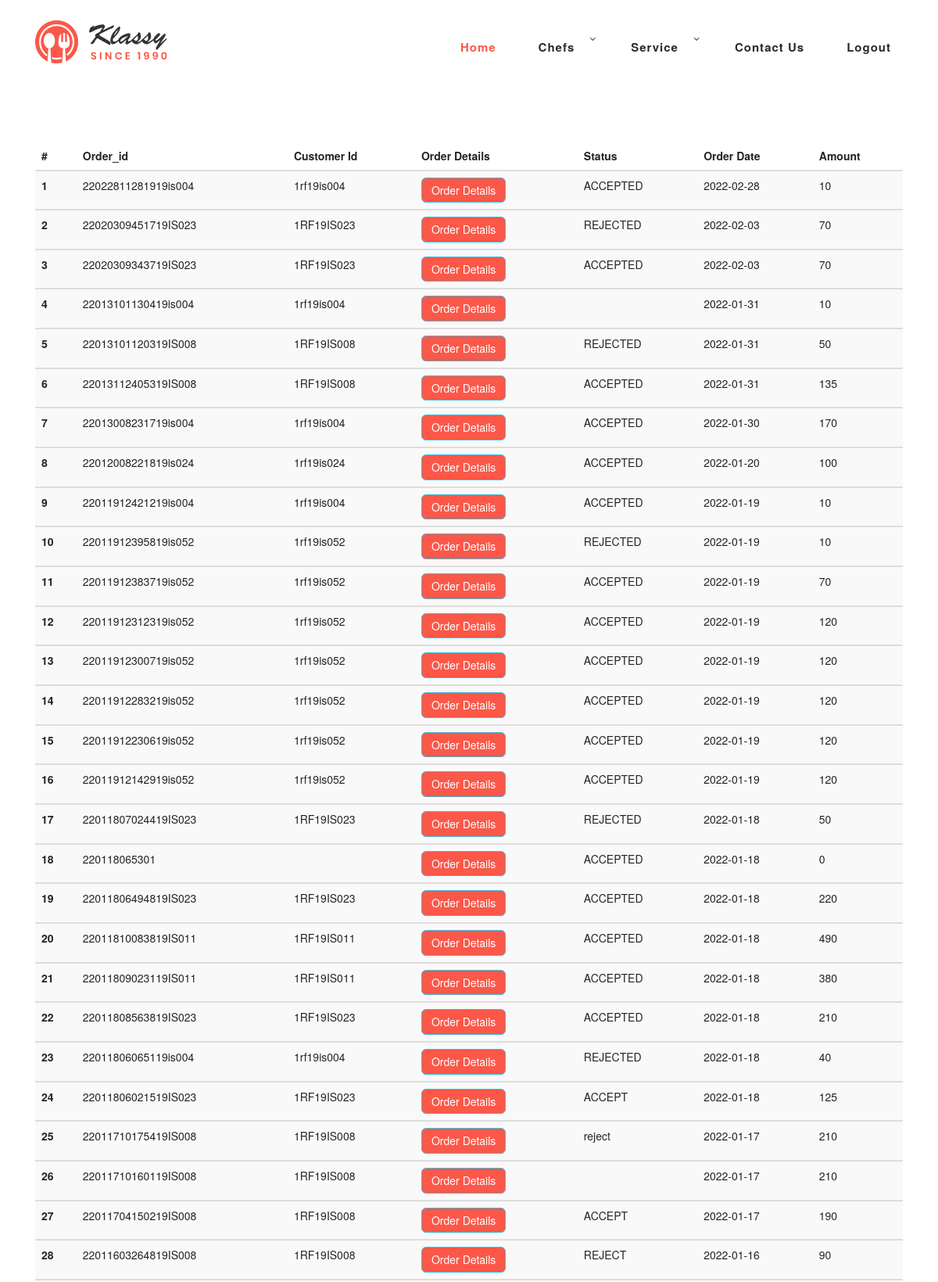
/AdminPage/admin_OD.php (upper part), run on the app's committed database.
### tables this page shows
CREATE TABLE `bill_info` (
  `BILL_NO` int(11) NOT NULL,
  `CUST_ID` varchar(20) NOT NULL,
  `ORD_ID` varchar(20) DEFAULT NULL,
  `ORD_TIME` time NOT NULL DEFAULT current_timestamp(),
  `DATE` date NOT NULL,
  `TOTAL_AMOUNT` int(11) DEFAULT NULL,
  `STATUS` varchar(10) NOT NULL
);

### AdminPage/admin_OD.php (the view, shortened to what this page needs)
<!DOCTYPE html>
<html lang="en">
  <head>
    <link rel="stylesheet" type="text/css" href="assets/css/bootstrap.min.css">
    <link rel="stylesheet" type="text/css" href="assets/css/font-awesome.css">
    <link rel="stylesheet" href="assets/css/templatemo-klassy-cafe.css">
    <link rel="stylesheet" href="assets/css/owl-carousel.css">
    <link rel="stylesheet" href="assets/css/lightbox.css">
    <link rel="stylesheet" href="https://maxcdn.bootstrapcdn.com/bootstrap/3.4.1/css/bootstrap.min.css">
    </head>
    <body>
    <header class="header-area header-sticky">
        <div class="container">
            <div class="row">
                <div class="col-12">
                    <nav class="main-nav">
                        <a href="index.php" class="logo">
                            <img src="assets/images/klassy-logo.png" align="Klassy html template">
                        </a>
                        <ul class="nav">
                            <li class="scroll-to-section"><a href="index.php" class="active">Home</a></li>
                            <li class="submenu">
                            <a href="javascript:;">Chefs</a>
                            </li>
                            <li class="submenu">
                                <a href="javascript:;">Service</a>
                            </li>
                            <li class="scroll-to-section"><a href="contact.php">Contact Us</a></li>
                            <li class="scroll-to-section"><a href="../login/logout.php">Logout</a></li>
                        </ul>
                    </nav>
                </div>
            </div>
        </div>
    </header>
    <?php
      require('../connect.php');
      $order_query = "SELECT * FROM bill_info  ORDER BY BILL_NO DESC";
      $order_result = mysqli_query($connection,$order_query);
   ?>
<section class="section" id="users">
  <div class="container">
      <div class="row">
          <div class="col-lg-4 offset-lg-4 text-center">
              <div class="section-heading">
                  <h6>Order History</h6>
              </div>
          </div>
      </div>
  <table class="table table-striped" style="margin-top:100px;">
    <thead>
      <tr>
        <th scope="col">#</th>
        <th scope="col">Order_id</th>
        <th scope="col">Customer Id</th>
        <th scope="col">Order Details</th>
        <th scope="col">Status</th>
       <th scope="col">Order Date</th>
        <th scope="col">Amount</th>
      </tr>
    </thead>
  <?php
    $i=1;
    while($order_row = $order_result->fetch_assoc()) {  ?>
    <tbody>
      <tr>
        <th scope="row"><?php echo $i++?></th>
        <td><?php echo $order_row['ORD_ID']; ?></td>
        <td><?php echo $order_row['CUST_ID']; ?></td>
        <div class="col-lg-12">
        <td style="margin-left:35px; ">
        <button type="button" class="btn btn-info btn-lg" data-toggle="modal" data-target="#myModal<?php echo$i ?>" style="padding: 6px 12px;background-color: #fb5849;font-size:14px;">Order Details</button>
        </td>
        </div>
        <div class="col-lg-12">
          <td style="margin-left:35px;">
          <?php echo $order_row['STATUS'];?>
      </td>
      <td><?php echo $order_row['DATE']; ?></td>
      <td><?php echo $order_row['TOTAL_AMOUNT']; ?></td>
        </div>
      </tr>
    </tbody>
    <?php }?>
  </table>
  </div>
</section>
  </body>
</html>

### AdminPage/assets/css/templatemo-klassy-cafe.css (style rules this page uses)
html, body, div, span, applet, object, iframe, h1, h2, h3, h4, h5, h6, p, blockquote, div pre, a, abbr, acronym, address, big, cite, code, del, dfn, em, font, img, ins, kbd, q, s, samp, small, strike, strong, sub, sup, tt, var, b, u, i, center, dl, dt, dd, ol, ul, li, figure, header, nav, section, article, aside, footer, figcaption { margin: 0; padding: 0; border: 0; outline: 0; }
ul, li { padding: 0; margin: 0; list-style: none; }
header, nav, section, article, aside, footer, hgroup { display: block; }
* { box-sizing: border-box; }
html, body { font-family: 'Poppins', sans-serif; font-weight: 400; background-color: #fff; font-size: 16px; -ms-text-size-adjust: 100%; -webkit-font-smoothing: antialiased; -moz-osx-font-smoothing: grayscale; }
a { text-decoration: none !important; }
h1, h2, h3, h4, h5, h6 { margin-top: 0px; margin-bottom: 0px; }
ul { margin-bottom: 0px; }
html, body { background: #fff; font-family: 'Poppins', sans-serif; }
.section-heading h6 { position: relative; font-size: 15px; color: #fb5849; font-weight: 500; letter-spacing: 2px; text-transform: uppercase; padding-left: 40px; }
.section-heading h6:before { width: 30px; height: 1px; content: ''; position: absolute; left: 0; top: 8px; background-color: #fb5849; }
.header-area { background-color: #fff; position: absolute; top: 0px; left: 0px; right: 0px; z-index: 100; height: 100px; -webkit-transition: all .5s ease 0s; -moz-transition: all .5s ease 0s; -o-transition: all .5s ease 0s; transition: all .5s ease 0s; }
.header-area .main-nav { min-height: 80px; background: transparent; }
.header-area .main-nav .logo { line-height: 100px; color: #fff; font-size: 28px; font-weight: 700; text-transform: uppercase; letter-spacing: 2px; float: left; -webkit-transition: all 0.3s ease 0s; -moz-transition: all 0.3s ease 0s; -o-transition: all 0.3s ease 0s; transition: all 0.3s ease 0s; }
.header-area .main-nav .nav { float: right; margin-top: 30px; margin-right: 0px; background-color: transparent; -webkit-transition: all 0.3s ease 0s; -moz-transition: all 0.3s ease 0s; -o-transition: all 0.3s ease 0s; transition: all 0.3s ease 0s; position: relative; z-index: 999; }
.header-area .main-nav .nav li { padding-left: 15px; padding-right: 15px; }
.header-area .main-nav .nav li:last-child { padding-right: 0px; }
.header-area .main-nav .nav li a { display: block; font-weight: 600; font-size: 15px; color: #2a2a2a; text-transform: capitalize; -webkit-transition: all 0.3s ease 0s; -moz-transition: all 0.3s ease 0s; -o-transition: all 0.3s ease 0s; transition: all 0.3s ease 0s; height: 40px; line-height: 40px; border: transparent; letter-spacing: 1px; }
.header-area .main-nav .nav li a { color: #2a2a2a; }
.header-area .main-nav .nav li:hover a, .header-area .main-nav .nav li a.active { color: #fb5849!important; }
.header-area .main-nav .nav li.submenu { position: relative; padding-right: 30px; }
.header-area .main-nav .nav li.submenu:after { font-family: FontAwesome; content: "\f107"; font-size: 12px; color: #2a2a2a; position: absolute; right: 18px; top: 12px; }
.header-area.header-sticky { min-height: 80px; }
.header-area .nav { margin-top: 30px; }
.header-area.header-sticky .nav li a.active { color: #fb5849; }
@media (max-width: 1200px) { .header-area .main-nav .nav li { padding-left: 12px; padding-right: 12px; } }
@media (max-width: 1200px) { .header-area .main-nav:before { display: none; } }
@media (min-width: 767px) { .header-area .main-nav .nav { display: flex !important; } }
*, *:before, *:after { -webkit-box-sizing: border-box; box-sizing: border-box; -webkit-font-smoothing: antialiased; -moz-osx-font-smoothing: grayscale; }

### data on the page
bill_info: ORD_ID "22022811281919is004", CUST_ID "1rf19is004", STATUS "ACCEPTED", DATE "2022-02-28", TOTAL_AMOUNT "10"
bill_info: ORD_ID "22020309451719IS023", CUST_ID "1RF19IS023", STATUS "REJECTED", DATE "2022-02-03", TOTAL_AMOUNT "70"
bill_info: ORD_ID "22020309343719IS023", CUST_ID "1RF19IS023", STATUS "ACCEPTED", DATE "2022-02-03", TOTAL_AMOUNT "70"
bill_info: ORD_ID "22013101130419is004", CUST_ID "1rf19is004", DATE "2022-01-31", TOTAL_AMOUNT "10"
bill_info: ORD_ID "22013101120319IS008", CUST_ID "1RF19IS008", STATUS "REJECTED", DATE "2022-01-31", TOTAL_AMOUNT "50"
bill_info: ORD_ID "22013112405319IS008", CUST_ID "1RF19IS008", STATUS "ACCEPTED", DATE "2022-01-31", TOTAL_AMOUNT "135"
bill_info: ORD_ID "22013008231719is004", CUST_ID "1rf19is004", STATUS "ACCEPTED", DATE "2022-01-30", TOTAL_AMOUNT "170"
bill_info: ORD_ID "22012008221819is024", CUST_ID "1rf19is024", STATUS "ACCEPTED", DATE "2022-01-20", TOTAL_AMOUNT "100"
bill_info: ORD_ID "22011912421219is004", CUST_ID "1rf19is004", STATUS "ACCEPTED", DATE "2022-01-19", TOTAL_AMOUNT "10"
bill_info: ORD_ID "22011912395819is052", CUST_ID "1rf19is052", STATUS "REJECTED", DATE "2022-01-19", TOTAL_AMOUNT "10"
bill_info: ORD_ID "22011912383719is052", CUST_ID "1rf19is052", STATUS "ACCEPTED", DATE "2022-01-19", TOTAL_AMOUNT "70"
bill_info: ORD_ID "22011912312319is052", CUST_ID "1rf19is052", STATUS "ACCEPTED", DATE "2022-01-19", TOTAL_AMOUNT "120"
bill_info: ORD_ID "22011912300719is052", CUST_ID "1rf19is052", STATUS "ACCEPTED", DATE "2022-01-19", TOTAL_AMOUNT "120"
bill_info: ORD_ID "22011912283219is052", CUST_ID "1rf19is052", STATUS "ACCEPTED", DATE "2022-01-19", TOTAL_AMOUNT "120"
bill_info: ORD_ID "22011912230619is052", CUST_ID "1rf19is052", STATUS "ACCEPTED", DATE "2022-01-19", TOTAL_AMOUNT "120"
bill_info: ORD_ID "22011912142919is052", CUST_ID "1rf19is052", STATUS "ACCEPTED", DATE "2022-01-19", TOTAL_AMOUNT "120"
bill_info: ORD_ID "22011807024419IS023", CUST_ID "1RF19IS023", STATUS "REJECTED", DATE "2022-01-18", TOTAL_AMOUNT "50"
bill_info: ORD_ID "220118065301", STATUS "ACCEPTED", DATE "2022-01-18", TOTAL_AMOUNT "0"
bill_info: ORD_ID "22011806494819IS023", CUST_ID "1RF19IS023", STATUS "ACCEPTED", DATE "2022-01-18", TOTAL_AMOUNT "220"
bill_info: ORD_ID "22011810083819IS011", CUST_ID "1RF19IS011", STATUS "ACCEPTED", DATE "2022-01-18", TOTAL_AMOUNT "490"
bill_info: ORD_ID "22011809023119IS011", CUST_ID "1RF19IS011", STATUS "ACCEPTED", DATE "2022-01-18", TOTAL_AMOUNT "380"
bill_info: ORD_ID "22011808563819IS023", CUST_ID "1RF19IS023", STATUS "ACCEPTED", DATE "2022-01-18", TOTAL_AMOUNT "210"
bill_info: ORD_ID "22011806065119is004", CUST_ID "1rf19is004", STATUS "REJECTED", DATE "2022-01-18", TOTAL_AMOUNT "40"
bill_info: ORD_ID "22011806021519IS023", CUST_ID "1RF19IS023", STATUS "ACCEPT", DATE "2022-01-18", TOTAL_AMOUNT "125"
bill_info: ORD_ID "22011710175419IS008", CUST_ID "1RF19IS008", STATUS "reject", DATE "2022-01-17", TOTAL_AMOUNT "210"
bill_info: ORD_ID "22011710160119IS008", CUST_ID "1RF19IS008", DATE "2022-01-17", TOTAL_AMOUNT "210"
bill_info: ORD_ID "22011704150219IS008", CUST_ID "1RF19IS008", STATUS "ACCEPT", DATE "2022-01-17", TOTAL_AMOUNT "190"
bill_info: ORD_ID "22011603264819IS008", CUST_ID "1RF19IS008", STATUS "REJECT", DATE "2022-01-16", TOTAL_AMOUNT "90"
